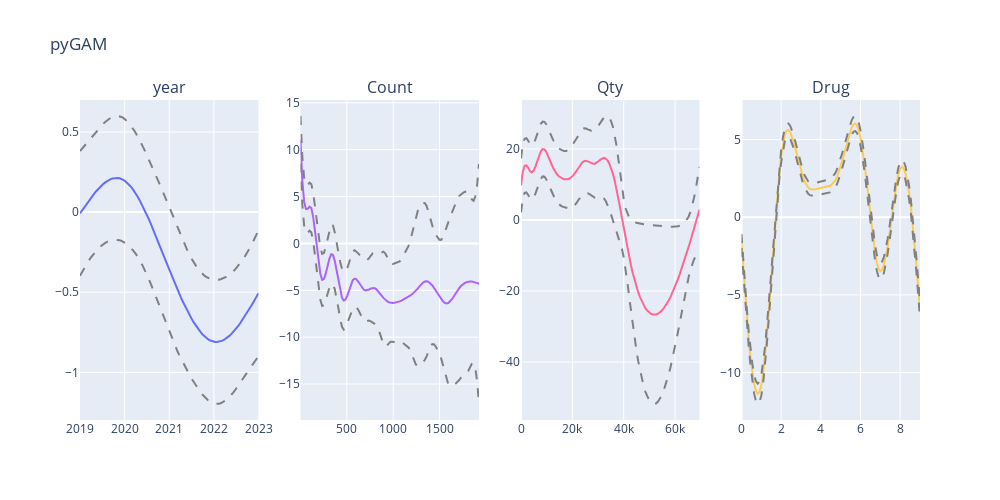

Notebook source saved alongside this figure:
### Code cell
# Import plotly tools to create a grid of subplots (figures) that work together
from plotly import tools
import plotly.offline as py
import plotly.graph_objs as go

# Name each figure
titles = ['year', 'Count', 'Qty', 'Drug']

# Create the subplots in a single-row grid
fig = tools.make_subplots(rows=1, cols=4, subplot_titles=titles)
# Dictate the size of the figure, title, etc.
fig['layout'].update(height=500, width=1000, title='pyGAM', showlegend=False)

# Loop over the titles, and create the corresponding figures
for i, title in enumerate(titles):
    # Create the grid over which to estimate the effect of parameters
    XX = modelFit.generate_X_grid(term=i)
    # Calculate the value and 95% confidence intervals for each parameter
    # This will become the expected effect on the dependent variable for a given value of x
    pdep, confi = modelFit.partial_dependence(term=i, width=.95)
    
    # Create the effect and confidence interval traces (there are 3 total)
    trace = go.Scatter(x=XX[:,i], y=pdep, mode='lines', name='Effect')
    ci1 = go.Scatter(x = XX[:,i], y=confi[:,0], line=dict(dash='dash', color='grey'), name='95% CI')
    ci2 = go.Scatter(x = XX[:,i], y=confi[:,1], line=dict(dash='dash', color='grey'), name='95% CI')

    # Add each of the three traces to the figure in the relevant grid position
    fig.append_trace(trace, 1, i+1)
    fig.append_trace(ci1, 1, i+1)
    fig.append_trace(ci2, 1, i+1)

#Plot the figure
py.iplot(fig)
